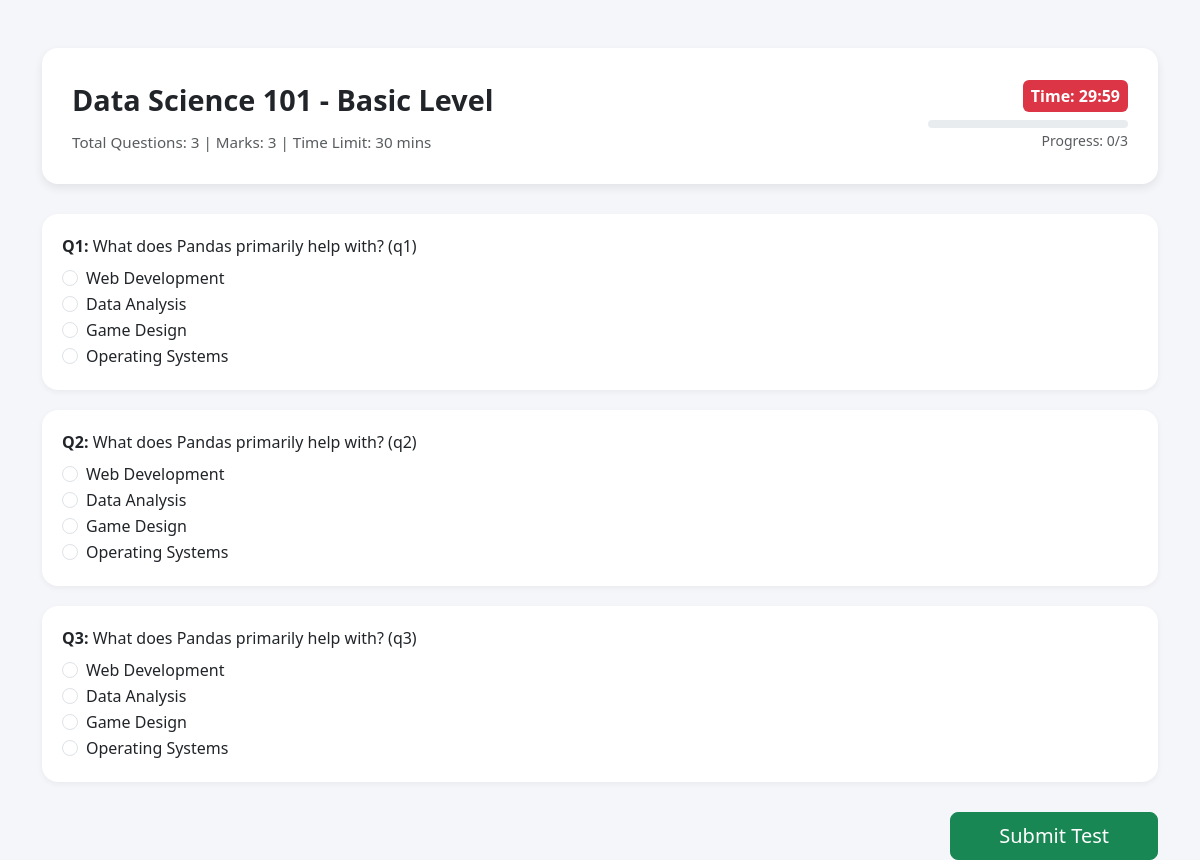
Screenshot of /test/2/Basic/ (signed in) with the database file from the repository.
### administrator/models.py (models this page shows, shortened)
class Course(models.Model):
    LEVEL_CHOICES = [
        ('Basic', 'Basic'),
        ('Intermediate', 'Intermediate'),
        ('Advanced', 'Advanced'),
    ]
    DOMAIN_CHOICES = [
        ('Web Development', 'Web Development'),
        ('Data Science', 'Data Science'),
        ('AI/ML', 'AI/ML'),
        ('Cyber Security', 'Cyber Security'),
    ]
    title = models.CharField(max_length=200)
    description = models.TextField()
    domain = models.CharField(max_length=50, choices=DOMAIN_CHOICES)
    is_active = models.BooleanField(default=True)
    created_at = models.DateTimeField(auto_now_add=True)
    updated_at = models.DateTimeField(auto_now=True)

class Question(models.Model):
    STAGE_CHOICES = [
        ('Basic', 'Basic'),
        ('Intermediate', 'Intermediate'),
        ('Advanced', 'Advanced'),
    ]
    course = models.ForeignKey(Course, on_delete=models.CASCADE)
    stage = models.CharField(max_length=20, choices=STAGE_CHOICES)
    question_text = models.TextField()
    option_a = models.CharField(max_length=255)
    option_b = models.CharField(max_length=255)
    option_c = models.CharField(max_length=255)
    option_d = models.CharField(max_length=255)
    correct_answer = models.CharField(max_length=1, choices=[
        ('A', 'A'),
        ('B', 'B'),
        ('C', 'C'),
        ('D', 'D'),
    ])

### administrator/views.py (the view, shortened to what this page needs)
# urls.py: path('test/<int:course_id>/<str:level>/', views.show_questions_view, name='test-questions'),
@login_required
def show_questions_view(request, course_id, level):
    course = get_object_or_404(Course, id=course_id)
    questions = Question.objects.filter(course=course, stage=level)
    test_settings = TestSettings.get_settings()
    return render(request, 'test/test_question.html', {
        'course': course,
        'questions': questions,
        'level': level,
        'time_limit': test_settings.time_limit
    })

### administrator/models.py (called while the page is built)
    @classmethod
    def get_settings(cls):
        settings, created = cls.objects.get_or_create(pk=1)
        return settings

### administrator/templates/test/test_question.html (shortened to what this page needs)
<!DOCTYPE html>
<html lang="en" data-bs-theme="light">
<head>
  <link href="https://cdn.jsdelivr.net/npm/bootstrap@5.3.2/dist/css/bootstrap.min.css" rel="stylesheet" />
</head>
<body>
<div class="container mt-5">
  <div class="test-header">
    <div class="d-flex justify-content-between align-items-center">
      <div>
        <div class="test-title">{{ course.title }} - {{ level }} Level</div>
        <div class="meta-info text-muted">
          Total Questions: {{ questions|length }} |
          Marks: {{ total_marks|default:questions|length }} |
          Time Limit: {{ time_limit|default:'30' }} mins
        </div>
      </div>
      <div class="text-end">
        <div class="badge bg-danger p-2 mb-2" id="timer">Time: --:--</div>
        <div class="progress" style="width: 200px; height: 8px;">
        </div>
        <small class="text-muted">Progress: <span id="progressText">0/{{ questions|length }}</span></small>
      </div>
    </div>
  </div>
  <form method="post" id="testForm">
    {% for question in questions %}
    <div class="question-card">
      <div class="mb-2">
        <strong>Q{{ forloop.counter }}:</strong> {{ question.question_text }}
      </div>
      <div class="form-check">
        <input class="form-check-input" type="radio" name="question_{{ question.id }}" id="q{{ question.id }}a" value="A">
        <label class="form-check-label" for="q{{ question.id }}a">{{ question.option_a }}</label>
      </div>
      <div class="form-check">
        <input class="form-check-input" type="radio" name="question_{{ question.id }}" id="q{{ question.id }}b" value="B">
        <label class="form-check-label" for="q{{ question.id }}b">{{ question.option_b }}</label>
      </div>
      <div class="form-check">
        <input class="form-check-input" type="radio" name="question_{{ question.id }}" id="q{{ question.id }}c" value="C">
        <label class="form-check-label" for="q{{ question.id }}c">{{ question.option_c }}</label>
      </div>
      <div class="form-check">
        <input class="form-check-input" type="radio" name="question_{{ question.id }}" id="q{{ question.id }}d" value="D">
        <label class="form-check-label" for="q{{ question.id }}d">{{ question.option_d }}</label>
      </div>
    </div>
    {% endfor %}
    <div class="submit-section text-end">
      <button type="submit" class="btn btn-success btn-lg px-5">Submit Test</button>
    </div>
  </form>
</div>
</body>
</html>

### administrator/templates/test/test_question.html (style rules this page uses)
body { background-color: #f4f6fa; font-family: 'Segoe UI', sans-serif; }
.test-header { background-color: #fff; border-radius: 1rem; box-shadow: 0 4px 10px rgba(0, 0, 0, 0.08); padding: 30px; margin-bottom: 30px; }
.test-title { font-size: 1.8rem; font-weight: bold; }
.meta-info { margin-top: 10px; font-size: 0.95rem; }
.question-card { border-radius: 1rem; box-shadow: 0 2px 6px rgba(0,0,0,0.05); margin-bottom: 20px; padding: 20px; background: #fff; }
.submit-section { margin-top: 30px; }
#timer { font-weight: bold; font-size: 1rem; }

### rows the page displays
Course: title "Data Science 101"
Question: question_text "What does Pandas primarily help with? (q1)", option_a "Web Development", option_b "Data Analysis", option_c "Game Design", option_d "Operating Systems"
Question: question_text "What does Pandas primarily help with? (q2)", option_a "Web Development", option_b "Data Analysis", option_c "Game Design", option_d "Operating Systems"
Question: question_text "What does Pandas primarily help with? (q3)", option_a "Web Development", option_b "Data Analysis", option_c "Game Design", option_d "Operating Systems"

### other values shown
{{ level }} "Basic"
{{ questions|length }} "3"
{{ total_marks|default:questions|length }} "3"
{{ time_limit|default:'30' }} "30"
